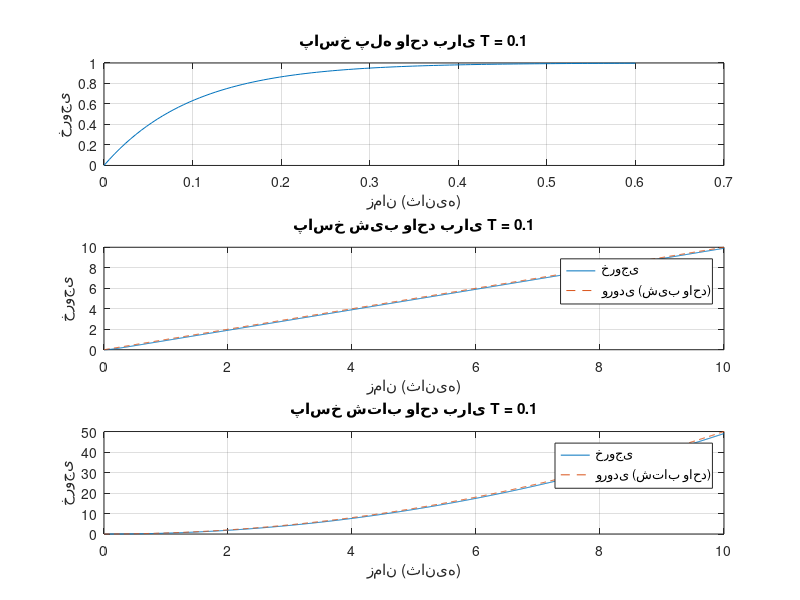

MATLAB code to generate this figure:
% تعریف مقدار T
T = 0.1;

% تعریف تابع انتقال سیستم برای T=0.1
sys = tf(1, [T 1]);

% شبیهسازی پاسخ پله واحد
[y_step, t_step] = step(sys);

% شبیهسازی پاسخ شیب واحد با استفاده از lsim
t_ramp = 0:0.01:10; % تعریف بردار زمان برای ورودی شیب
u_ramp = t_ramp; % ورودی شیب واحد
[y_ramp, t_ramp] = lsim(sys, u_ramp, t_ramp);

% شبیهسازی پاسخ شتاب واحد با استفاده از lsim
t_parabolic = 0:0.01:10; % تعریف بردار زمان برای ورودی شتاب
u_parabolic = 0.5 * t_parabolic.^2; % ورودی شتاب واحد
[y_parabolic, t_parabolic] = lsim(sys, u_parabolic, t_parabolic);

% محاسبه خطای حالت ماندگار
e_ss_step = abs(1 - y_step(end)); % خطای حالت ماندگار برای پاسخ پله
e_ss_ramp = t_ramp(end) - y_ramp(end); % خطای حالت ماندگار برای ورودی شیب واحد
e_ss_parabolic = (0.5 * t_parabolic(end)^2) - y_parabolic(end); % خطای حالت ماندگار برای ورودی شتاب واحد

% نمایش نتایج
figure;

% پاسخ پله واحد
subplot(3, 1, 1);
plot(t_step, y_step);
title('پاسخ پله واحد برای T = 0.1');
xlabel('زمان (ثانیه)');
ylabel('خروجی');
grid on;

% پاسخ شیب واحد
subplot(3, 1, 2);
plot(t_ramp, y_ramp);
hold on;
plot(t_ramp, u_ramp, '--');
title('پاسخ شیب واحد برای T = 0.1');
xlabel('زمان (ثانیه)');
ylabel('خروجی');
legend('خروجی', 'ورودی (شیب واحد)');
grid on;

% پاسخ شتاب واحد
subplot(3, 1, 3);
plot(t_parabolic, y_parabolic);
hold on;
plot(t_parabolic, u_parabolic, '--');
title('پاسخ شتاب واحد برای T = 0.1');
xlabel('زمان (ثانیه)');
ylabel('خروجی');
legend('خروجی', 'ورودی (شتاب واحد)');
grid on;

% نمایش خطاهای حالت ماندگار
fprintf('خطای حالت ماندگار برای پاسخ پله: %.2f\n', e_ss_step);
fprintf('خطای حالت ماندگار برای ورودی شیب واحد: %.2f\n', e_ss_ramp);
fprintf('خطای حالت ماندگار برای ورودی شتاب واحد: %.2f\n', e_ss_parabolic);
